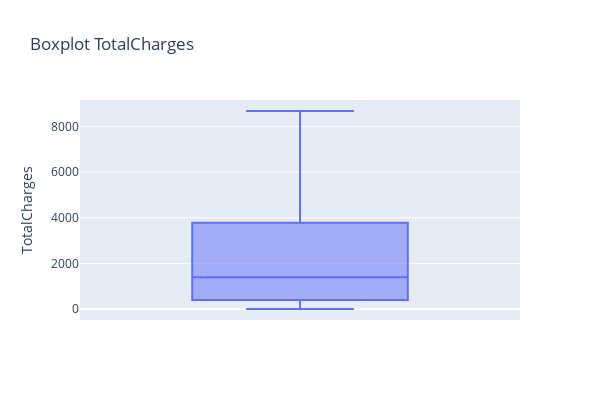

Notebook source saved alongside this figure:
### Code cell
fig = px.box(df,y ='TotalCharges',height=400, width = 600, title = "Boxplot TotalCharges")
fig.show()

### Figure 1 — Plotly figure (JSON) as saved in the notebook; plotly's stock layout.template omitted (floating-point values rounded to 4 significant figures; data arrays with more than 128 entries replaced by an {"elided": "..."} marker saying what was removed)
{"data": [{"alignmentgroup": "True", "hovertemplate": "TotalCharges=%{y}<extra></extra>", "legendgroup": "", "marker": {"color": "#636efa"}, "name": "", "notched": false, "offsetgroup": "", "orientation": "v", "showlegend": false, "type": "box", "x0": " ", "xaxis": "x", "y": {"elided": "7043 float values"}, "y0": " ", "yaxis": "y"}], "layout": {"boxmode": "group", "height": 400, "legend": {"tracegroupgap": 0}, "title": {"text": "Boxplot TotalCharges"}, "width": 600, "xaxis": {"anchor": "y", "domain": [0, 1]}, "yaxis": {"anchor": "x", "domain": [0, 1], "title": {"text": "TotalCharges"}}}}
